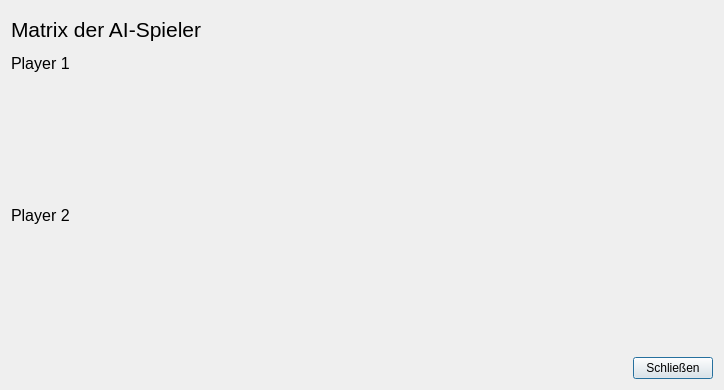
<?xml version="1.0" encoding="UTF-8"?>
<ui version="4.0">
 <class>Matrix</class>
 <widget class="QDialog" name="Matrix">
  <property name="geometry">
   <rect>
    <x>0</x>
    <y>0</y>
    <width>724</width>
    <height>390</height>
   </rect>
  </property>
  <property name="windowTitle">
   <string>Matrix</string>
  </property>
  <layout class="QGridLayout" name="gridLayout">
   <item row="0" column="0">
    <layout class="QVBoxLayout" name="verticalLayout">
     <item>
      <widget class="QLabel" name="label_title">
       <property name="font">
        <font>
         <pointsize>16</pointsize>
        </font>
       </property>
       <property name="text">
        <string>Matrix der AI-Spieler</string>
       </property>
      </widget>
     </item>
     <item>
      <layout class="QVBoxLayout" name="verticalLayout_5">
       <item>
        <layout class="QVBoxLayout" name="verticalLayout_3">
         <item>
          <layout class="QHBoxLayout" name="horizontalLayout_2">
           <item>
            <widget class="QLabel" name="label_name_p1">
             <property name="font">
              <font>
               <pointsize>12</pointsize>
              </font>
             </property>
             <property name="text">
              <string>Player 1</string>
             </property>
            </widget>
           </item>
           <item>
            <spacer name="horizontalSpacer_2">
             <property name="orientation">
              <enum>Qt::Horizontal</enum>
             </property>
             <property name="sizeHint" stdset="0">
              <size>
               <width>40</width>
               <height>20</height>
              </size>
             </property>
            </spacer>
           </item>
          </layout>
         </item>
         <item>
          <widget class="MugList" name="widget_brain_p1" native="true">
           <property name="minimumSize">
            <size>
             <width>700</width>
             <height>120</height>
            </size>
           </property>
          </widget>
         </item>
        </layout>
       </item>
       <item>
        <layout class="QVBoxLayout" name="verticalLayout_4">
         <item>
          <layout class="QHBoxLayout" name="horizontalLayout_3">
           <item>
            <widget class="QLabel" name="label_name_p2">
             <property name="font">
              <font>
               <pointsize>12</pointsize>
              </font>
             </property>
             <property name="text">
              <string>Player 2</string>
             </property>
            </widget>
           </item>
           <item>
            <spacer name="horizontalSpacer_3">
             <property name="orientation">
              <enum>Qt::Horizontal</enum>
             </property>
             <property name="sizeHint" stdset="0">
              <size>
               <width>40</width>
               <height>20</height>
              </size>
             </property>
            </spacer>
           </item>
          </layout>
         </item>
         <item>
          <widget class="MugList" name="widget_brain_p2" native="true">
           <property name="minimumSize">
            <size>
             <width>700</width>
             <height>120</height>
            </size>
           </property>
          </widget>
         </item>
        </layout>
       </item>
      </layout>
     </item>
     <item>
      <layout class="QHBoxLayout" name="horizontalLayout">
       <item>
        <spacer name="horizontalSpacer">
         <property name="orientation">
          <enum>Qt::Horizontal</enum>
         </property>
         <property name="sizeHint" stdset="0">
          <size>
           <width>40</width>
           <height>20</height>
          </size>
         </property>
        </spacer>
       </item>
       <item>
        <widget class="QPushButton" name="pushButton_close">
         <property name="text">
          <string>Schließen</string>
         </property>
        </widget>
       </item>
      </layout>
     </item>
    </layout>
   </item>
  </layout>
 </widget>
 <customwidgets>
  <customwidget>
   <class>MugList</class>
   <extends>QWidget</extends>
   <header>controls/muglist.h</header>
   <container>1</container>
  </customwidget>
 </customwidgets>
 <resources/>
 <connections/>
</ui>
